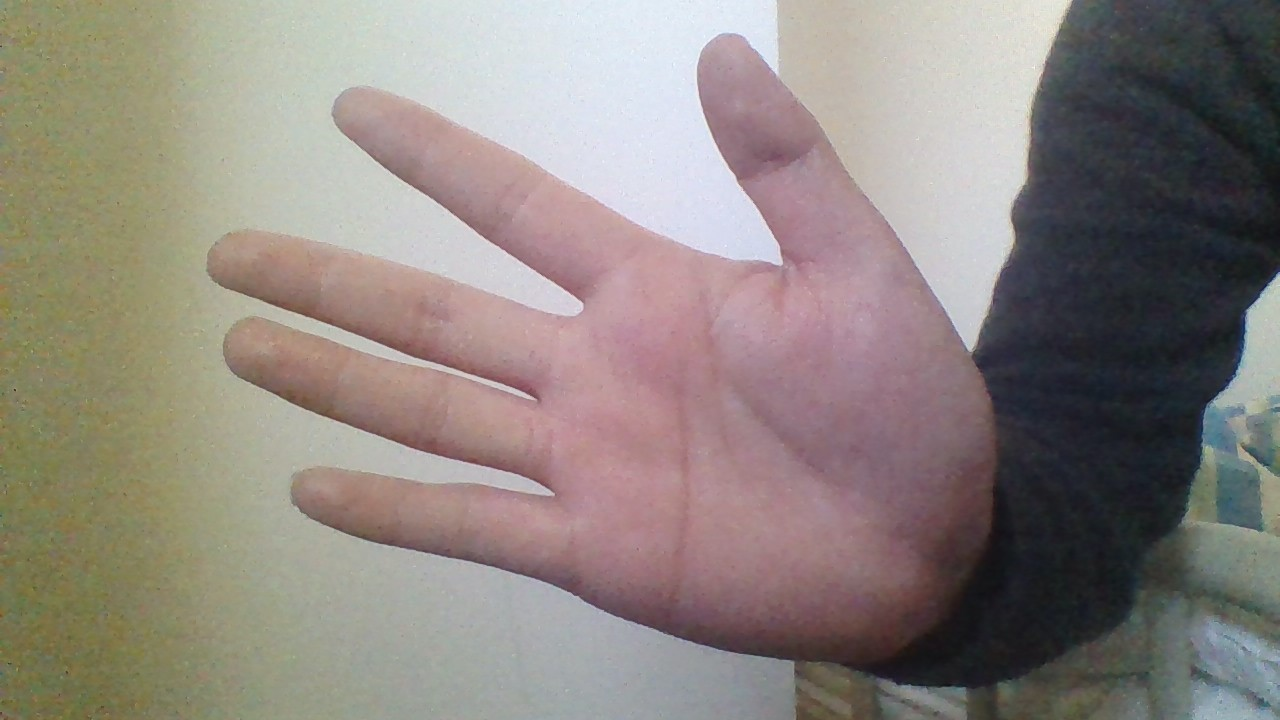
#> input picture images/hand.jpg, 1280 x 720 px; its folder holds 4 pictures in this run
$ python segment_hbp.py   (older library calls are emulated)
#> lines starting #> are read from the running program, lines starting #| are printed output that depends on the picture
### picamera_control.py
'''
This script is used to set up the Pi Camera.

It includes:
1. configure_camera
    Configure the Pi Camera and get the reference for the raw data
2. live_video
    Show the live video stream of the camera
'''

import cv2
import numpy as np
from picamera.array import PiRGBArray
from picamera import PiCamera
from time import sleep

def configure_camera(IM_LENGTH=480, IM_WIDTH=480, FRAME_RATE=25):
    """Set up camera resolution, framerate and get the reference for raw data

    Max resolution is 1920*1080. (Optional 1080*720, 640*480).
    The framerate needs to be set to 15 to enable this maximum resolution

    Returns:
        PiCamera, PiRGBArray
    """
    camera = PiCamera(resolution=(IM_LENGTH, IM_WIDTH), framerate=FRAME_RATE)

    # Grab reference to the raw capture (3-d RGB Array)
    rawCapture = PiRGBArray(camera, size=(IM_LENGTH, IM_WIDTH))
    rawCapture.truncate(0)

    sleep(0.1)

    return camera, rawCapture


# [29 lines left out: function live_video, not called in this run]


# [16 lines that do not run on import are left out]

### segment_hbp.py
'''
This script is used to segment the hand from the video stream.

The steps are as follows.
1. Set up the histogram for the hand image
2. Use backprojection for the target image to extract the hand image
3. Use filter and other tools to remove the noise
'''

import cv2
import numpy as np
from time import sleep
import picamera_control
import os
import sys, traceback


def read_images(folder_path: str):
    """Read hand images from folder

    Arguments:
        folder_path {str} -- Folder path include the hand images

    Returns:
        list -- imgs
    """
#> called with folder_path = './images'
    imgs = []
    num = 0
    for file in os.listdir(folder_path):
        imgs.append(cv2.imread(os.path.join(folder_path, file)))
        num += 1
    print("Read " + str(num) + " photos")
    return imgs


def generate_histogram(img_list: list):
    """Generate the histogram for hand images

    Arguments:
        img_list {list} -- Hands images

    Returns:
        2-d array -- The histogram of H and S channels
    """
    # Convert to HSV space
    hsv_imgs = []
    for im in img_list:
        hsv_imgs.append(cv2.cvtColor(im, cv2.COLOR_BGR2HSV))
    # H: 0-180, S: 0-256
    hist = cv2.calcHist(hsv_imgs, [0, 1], None, [180, 256], [0, 180, 0, 256])
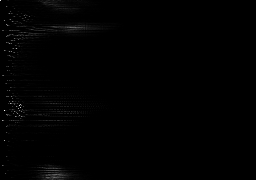
#> hist: shape (180, 256) float32; min 0, max 3441, mean 20; drawn with min black and max white
    # Normalize
    return cv2.normalize(hist, hist, 0, 255, cv2.NORM_MINMAX)


def hist_masking(target, hist):
    """Use histogram backprojection to get mask for target image

    Arguments:
        target {np.array} -- Image of a frame
        hist {np.array} -- Histogram of H and S channels

    Returns:
        np.array -- Mask
    """
    # Get the backprojection result
    target_hsv = cv2.cvtColor(target, cv2.COLOR_BGR2HSV)
    dst = cv2.calcBackProject([target_hsv], [0, 1], hist, [0, 180, 0, 256], 1)

    # Filter to smooth the img
    kernel_size = 25
    kernel = cv2.getStructuringElement(cv2.MORPH_ELLIPSE,
                                       (kernel_size, kernel_size))
    mask = cv2.filter2D(dst, -1, kernel)

    # Use threshold to make remove more noise
    _, mask = cv2.threshold(mask, 150, 255, cv2.THRESH_BINARY)

    # Erode or dilate the edges that has been removed
    mask = cv2.erode(mask, None, iterations=6)
    mask = cv2.dilate(mask, None, iterations=6)

    # [11 lines of commented-out code are left out]

    return mask


if __name__ == '__main__':
    """This function read hands images from folder, then generate histogram for the H and S channels.
    Then use the histogram to backproject and get the mask
    """
    try:
        hand_imgs = read_images('./images')
        hand_hist = generate_histogram(hand_imgs)

        camera, rawCapture = picamera_control.configure_camera(640, 480)
#> (the run stopped early here; a loop or call above may not have finished)
